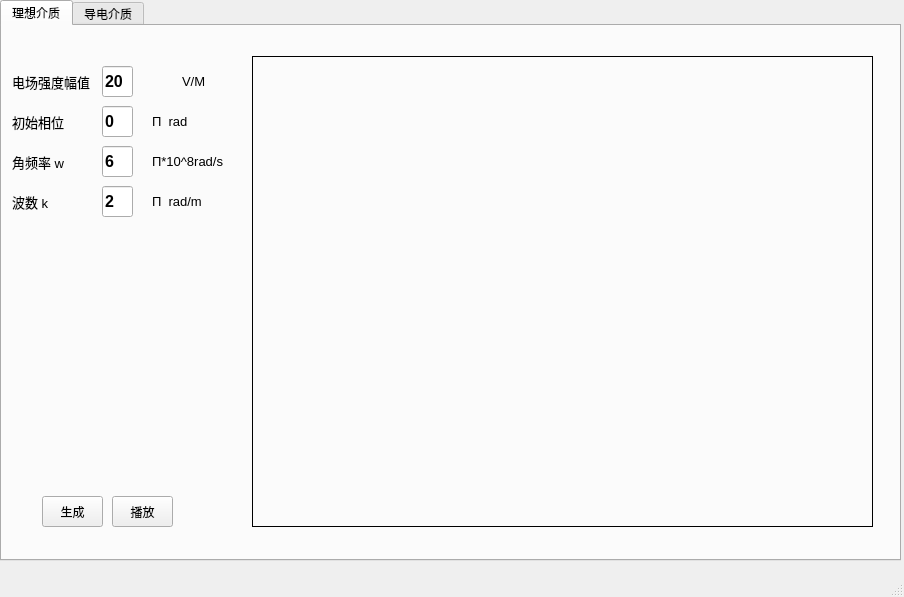
<?xml version="1.0" encoding="UTF-8"?>
<ui version="4.0">
 <class>MainWindow</class>
 <widget class="QMainWindow" name="MainWindow">
  <property name="geometry">
   <rect>
    <x>0</x>
    <y>0</y>
    <width>904</width>
    <height>597</height>
   </rect>
  </property>
  <property name="windowTitle">
   <string>MainWindow</string>
  </property>
  <widget class="QWidget" name="centralwidget">
   <widget class="QTabWidget" name="tabWidget">
    <property name="geometry">
     <rect>
      <x>0</x>
      <y>0</y>
      <width>901</width>
      <height>561</height>
     </rect>
    </property>
    <property name="currentIndex">
     <number>0</number>
    </property>
    <widget class="QWidget" name="tab">
     <attribute name="title">
      <string>理想介质</string>
     </attribute>
     <widget class="QPushButton" name="pb2">
      <property name="geometry">
       <rect>
        <x>110</x>
        <y>470</y>
        <width>61</width>
        <height>31</height>
       </rect>
      </property>
      <property name="text">
       <string>播放</string>
      </property>
     </widget>
     <widget class="QPushButton" name="pb1">
      <property name="geometry">
       <rect>
        <x>40</x>
        <y>470</y>
        <width>61</width>
        <height>31</height>
       </rect>
      </property>
      <property name="text">
       <string>生成</string>
      </property>
     </widget>
     <widget class="QLabel" name="label">
      <property name="geometry">
       <rect>
        <x>250</x>
        <y>30</y>
        <width>621</width>
        <height>471</height>
       </rect>
      </property>
      <property name="layoutDirection">
       <enum>Qt::LeftToRight</enum>
      </property>
      <property name="frameShape">
       <enum>QFrame::Box</enum>
      </property>
      <property name="text">
       <string/>
      </property>
     </widget>
     <widget class="QLineEdit" name="wav1_A">
      <property name="geometry">
       <rect>
        <x>100</x>
        <y>40</y>
        <width>31</width>
        <height>31</height>
       </rect>
      </property>
      <property name="font">
       <font>
        <pointsize>12</pointsize>
        <weight>75</weight>
        <bold>true</bold>
       </font>
      </property>
      <property name="text">
       <string>20</string>
      </property>
     </widget>
     <widget class="QLineEdit" name="wav1_B">
      <property name="geometry">
       <rect>
        <x>100</x>
        <y>80</y>
        <width>31</width>
        <height>31</height>
       </rect>
      </property>
      <property name="font">
       <font>
        <pointsize>12</pointsize>
        <weight>75</weight>
        <bold>true</bold>
       </font>
      </property>
      <property name="text">
       <string>0</string>
      </property>
     </widget>
     <widget class="QLineEdit" name="wav1_W">
      <property name="geometry">
       <rect>
        <x>100</x>
        <y>120</y>
        <width>31</width>
        <height>31</height>
       </rect>
      </property>
      <property name="font">
       <font>
        <pointsize>12</pointsize>
        <weight>75</weight>
        <bold>true</bold>
       </font>
      </property>
      <property name="text">
       <string>6</string>
      </property>
     </widget>
     <widget class="QLineEdit" name="wav1_k">
      <property name="geometry">
       <rect>
        <x>100</x>
        <y>160</y>
        <width>31</width>
        <height>31</height>
       </rect>
      </property>
      <property name="font">
       <font>
        <pointsize>12</pointsize>
        <weight>75</weight>
        <bold>true</bold>
       </font>
      </property>
      <property name="text">
       <string>2</string>
      </property>
     </widget>
     <widget class="QLabel" name="label_3">
      <property name="geometry">
       <rect>
        <x>10</x>
        <y>40</y>
        <width>81</width>
        <height>31</height>
       </rect>
      </property>
      <property name="font">
       <font>
        <pointsize>10</pointsize>
       </font>
      </property>
      <property name="text">
       <string>电场强度幅值</string>
      </property>
     </widget>
     <widget class="QLabel" name="label_4">
      <property name="geometry">
       <rect>
        <x>10</x>
        <y>80</y>
        <width>81</width>
        <height>31</height>
       </rect>
      </property>
      <property name="font">
       <font>
        <pointsize>10</pointsize>
       </font>
      </property>
      <property name="text">
       <string>初始相位</string>
      </property>
     </widget>
     <widget class="QLabel" name="label_5">
      <property name="geometry">
       <rect>
        <x>10</x>
        <y>120</y>
        <width>81</width>
        <height>31</height>
       </rect>
      </property>
      <property name="font">
       <font>
        <pointsize>10</pointsize>
       </font>
      </property>
      <property name="text">
       <string>角频率 w</string>
      </property>
     </widget>
     <widget class="QLabel" name="label_6">
      <property name="geometry">
       <rect>
        <x>10</x>
        <y>160</y>
        <width>81</width>
        <height>31</height>
       </rect>
      </property>
      <property name="font">
       <font>
        <pointsize>10</pointsize>
       </font>
      </property>
      <property name="text">
       <string>波数 k</string>
      </property>
     </widget>
     <widget class="QLabel" name="label_11">
      <property name="geometry">
       <rect>
        <x>180</x>
        <y>40</y>
        <width>41</width>
        <height>31</height>
       </rect>
      </property>
      <property name="font">
       <font>
        <pointsize>10</pointsize>
       </font>
      </property>
      <property name="text">
       <string>V/M</string>
      </property>
     </widget>
     <widget class="QLabel" name="label_12">
      <property name="geometry">
       <rect>
        <x>150</x>
        <y>80</y>
        <width>61</width>
        <height>31</height>
       </rect>
      </property>
      <property name="font">
       <font>
        <pointsize>10</pointsize>
       </font>
      </property>
      <property name="text">
       <string>Π  rad</string>
      </property>
     </widget>
     <widget class="QLabel" name="label_13">
      <property name="geometry">
       <rect>
        <x>150</x>
        <y>120</y>
        <width>91</width>
        <height>31</height>
       </rect>
      </property>
      <property name="font">
       <font>
        <pointsize>10</pointsize>
       </font>
      </property>
      <property name="text">
       <string>Π*10^8rad/s</string>
      </property>
     </widget>
     <widget class="QLabel" name="label_14">
      <property name="geometry">
       <rect>
        <x>150</x>
        <y>160</y>
        <width>61</width>
        <height>31</height>
       </rect>
      </property>
      <property name="font">
       <font>
        <pointsize>10</pointsize>
       </font>
      </property>
      <property name="text">
       <string>Π  rad/m</string>
      </property>
     </widget>
     <widget class="QLabel" name="wav1_show">
      <property name="geometry">
       <rect>
        <x>10</x>
        <y>290</y>
        <width>221</width>
        <height>131</height>
       </rect>
      </property>
      <property name="font">
       <font>
        <pointsize>12</pointsize>
       </font>
      </property>
      <property name="autoFillBackground">
       <bool>false</bool>
      </property>
      <property name="text">
       <string/>
      </property>
     </widget>
    </widget>
    <widget class="QWidget" name="tab_2">
     <attribute name="title">
      <string>导电介质</string>
     </attribute>
     <widget class="QLabel" name="label_2">
      <property name="geometry">
       <rect>
        <x>250</x>
        <y>30</y>
        <width>621</width>
        <height>471</height>
       </rect>
      </property>
      <property name="layoutDirection">
       <enum>Qt::LeftToRight</enum>
      </property>
      <property name="frameShape">
       <enum>QFrame::Box</enum>
      </property>
      <property name="text">
       <string/>
      </property>
     </widget>
     <widget class="QPushButton" name="pb3">
      <property name="geometry">
       <rect>
        <x>50</x>
        <y>460</y>
        <width>61</width>
        <height>31</height>
       </rect>
      </property>
      <property name="text">
       <string>生成</string>
      </property>
     </widget>
     <widget class="QPushButton" name="pb4">
      <property name="geometry">
       <rect>
        <x>120</x>
        <y>460</y>
        <width>61</width>
        <height>31</height>
       </rect>
      </property>
      <property name="text">
       <string>播放</string>
      </property>
     </widget>
     <widget class="QLabel" name="label_18">
      <property name="geometry">
       <rect>
        <x>180</x>
        <y>30</y>
        <width>41</width>
        <height>31</height>
       </rect>
      </property>
      <property name="font">
       <font>
        <pointsize>10</pointsize>
       </font>
      </property>
      <property name="text">
       <string>V/M</string>
      </property>
     </widget>
     <widget class="QLabel" name="label_9">
      <property name="geometry">
       <rect>
        <x>10</x>
        <y>70</y>
        <width>81</width>
        <height>31</height>
       </rect>
      </property>
      <property name="font">
       <font>
        <pointsize>10</pointsize>
       </font>
      </property>
      <property name="text">
       <string>角频率 w</string>
      </property>
     </widget>
     <widget class="QLineEdit" name="wav2_A">
      <property name="geometry">
       <rect>
        <x>100</x>
        <y>30</y>
        <width>31</width>
        <height>31</height>
       </rect>
      </property>
      <property name="font">
       <font>
        <pointsize>12</pointsize>
        <weight>75</weight>
        <bold>true</bold>
       </font>
      </property>
      <property name="text">
       <string>20</string>
      </property>
     </widget>
     <widget class="QLineEdit" name="wav2_W">
      <property name="geometry">
       <rect>
        <x>100</x>
        <y>70</y>
        <width>31</width>
        <height>31</height>
       </rect>
      </property>
      <property name="font">
       <font>
        <pointsize>12</pointsize>
        <weight>75</weight>
        <bold>true</bold>
       </font>
      </property>
      <property name="text">
       <string>6</string>
      </property>
     </widget>
     <widget class="QLabel" name="label_16">
      <property name="geometry">
       <rect>
        <x>150</x>
        <y>70</y>
        <width>91</width>
        <height>31</height>
       </rect>
      </property>
      <property name="font">
       <font>
        <pointsize>10</pointsize>
       </font>
      </property>
      <property name="text">
       <string>Π*10^8rad/s</string>
      </property>
     </widget>
     <widget class="QLabel" name="label_10">
      <property name="geometry">
       <rect>
        <x>10</x>
        <y>30</y>
        <width>81</width>
        <height>31</height>
       </rect>
      </property>
      <property name="font">
       <font>
        <pointsize>10</pointsize>
       </font>
      </property>
      <property name="text">
       <string>电场强度幅值</string>
      </property>
     </widget>
     <widget class="QLabel" name="label_19">
      <property name="geometry">
       <rect>
        <x>10</x>
        <y>150</y>
        <width>81</width>
        <height>31</height>
       </rect>
      </property>
      <property name="font">
       <font>
        <pointsize>10</pointsize>
       </font>
      </property>
      <property name="text">
       <string>相位常数 β</string>
      </property>
     </widget>
     <widget class="QLineEdit" name="wav2_bat">
      <property name="geometry">
       <rect>
        <x>100</x>
        <y>150</y>
        <width>31</width>
        <height>31</height>
       </rect>
      </property>
      <property name="font">
       <font>
        <pointsize>12</pointsize>
        <weight>75</weight>
        <bold>true</bold>
       </font>
      </property>
      <property name="text">
       <string>1</string>
      </property>
     </widget>
     <widget class="QLabel" name="label_20">
      <property name="geometry">
       <rect>
        <x>10</x>
        <y>190</y>
        <width>81</width>
        <height>31</height>
       </rect>
      </property>
      <property name="font">
       <font>
        <pointsize>10</pointsize>
       </font>
      </property>
      <property name="text">
       <string>复波阻抗模值</string>
      </property>
     </widget>
     <widget class="QLabel" name="label_21">
      <property name="geometry">
       <rect>
        <x>10</x>
        <y>230</y>
        <width>81</width>
        <height>31</height>
       </rect>
      </property>
      <property name="font">
       <font>
        <pointsize>10</pointsize>
       </font>
      </property>
      <property name="text">
       <string>相位差</string>
      </property>
     </widget>
     <widget class="QLineEdit" name="wav2_alf">
      <property name="geometry">
       <rect>
        <x>100</x>
        <y>110</y>
        <width>41</width>
        <height>31</height>
       </rect>
      </property>
      <property name="font">
       <font>
        <pointsize>12</pointsize>
        <weight>75</weight>
        <bold>true</bold>
       </font>
      </property>
      <property name="text">
       <string>0.08</string>
      </property>
     </widget>
     <widget class="QLineEdit" name="wav2_kes">
      <property name="geometry">
       <rect>
        <x>100</x>
        <y>230</y>
        <width>41</width>
        <height>31</height>
       </rect>
      </property>
      <property name="font">
       <font>
        <pointsize>12</pointsize>
        <weight>75</weight>
        <bold>true</bold>
       </font>
      </property>
      <property name="text">
       <string>0.25</string>
      </property>
     </widget>
     <widget class="QLineEdit" name="wav2_ni">
      <property name="geometry">
       <rect>
        <x>100</x>
        <y>190</y>
        <width>41</width>
        <height>31</height>
       </rect>
      </property>
      <property name="font">
       <font>
        <pointsize>12</pointsize>
        <weight>75</weight>
        <bold>true</bold>
       </font>
      </property>
      <property name="text">
       <string>120</string>
      </property>
     </widget>
     <widget class="QLabel" name="label_22">
      <property name="geometry">
       <rect>
        <x>10</x>
        <y>110</y>
        <width>81</width>
        <height>31</height>
       </rect>
      </property>
      <property name="font">
       <font>
        <pointsize>10</pointsize>
       </font>
      </property>
      <property name="text">
       <string>衰减常数 α</string>
      </property>
     </widget>
     <widget class="QLabel" name="label_23">
      <property name="geometry">
       <rect>
        <x>150</x>
        <y>230</y>
        <width>61</width>
        <height>31</height>
       </rect>
      </property>
      <property name="font">
       <font>
        <pointsize>10</pointsize>
       </font>
      </property>
      <property name="text">
       <string>Π  rad</string>
      </property>
     </widget>
     <widget class="QLabel" name="label_24">
      <property name="geometry">
       <rect>
        <x>150</x>
        <y>190</y>
        <width>61</width>
        <height>31</height>
       </rect>
      </property>
      <property name="font">
       <font>
        <pointsize>10</pointsize>
       </font>
      </property>
      <property name="text">
       <string>Π  </string>
      </property>
     </widget>
     <widget class="QLabel" name="wav2_show">
      <property name="geometry">
       <rect>
        <x>10</x>
        <y>300</y>
        <width>221</width>
        <height>131</height>
       </rect>
      </property>
      <property name="font">
       <font>
        <pointsize>12</pointsize>
       </font>
      </property>
      <property name="autoFillBackground">
       <bool>false</bool>
      </property>
      <property name="text">
       <string/>
      </property>
     </widget>
    </widget>
   </widget>
  </widget>
  <widget class="QMenuBar" name="menubar">
   <property name="geometry">
    <rect>
     <x>0</x>
     <y>0</y>
     <width>904</width>
     <height>23</height>
    </rect>
   </property>
  </widget>
  <widget class="QStatusBar" name="statusbar"/>
 </widget>
 <resources/>
 <connections/>
</ui>
